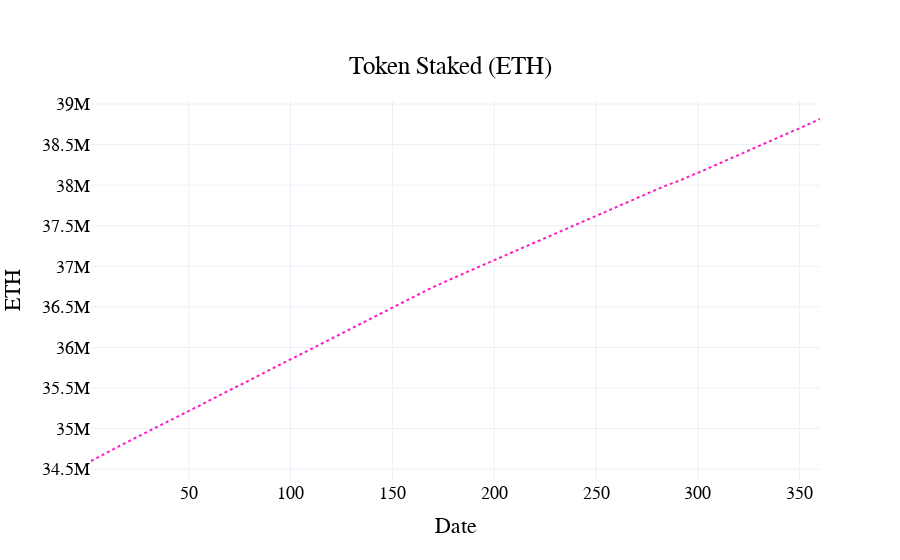

The notebook cell saved with this chart:
### Code cell
visualizations.plot_total_staked(
    df,
    scenario_names={
    0: "normal",
}
)

### Figure 1 — Plotly figure (JSON) as saved in the notebook; plotly's stock layout.template omitted (floating-point values rounded to 4 significant figures; data arrays with more than 128 entries replaced by an {"elided": "..."} marker saying what was removed)
{"data": [{"line": {"color": "#FC1CBF", "dash": "dot"}, "name": "normal", "type": "scatter", "x": {"elided": "359 int values"}, "y": {"elided": "359 float values"}}], "layout": {"font": {"color": "black", "family": "Arial", "size": 18}, "hovermode": "x unified", "legend": {"font": {"color": "black", "size": 18}, "orientation": "h", "x": 0.5, "xanchor": "center", "y": -0.4, "yanchor": "bottom"}, "paper_bgcolor": "rgba(255, 255, 255, 1)", "plot_bgcolor": "rgba(255, 255, 255, 1)", "title": {"text": "Token Staked (ETH)", "x": 0.5, "xanchor": "center", "y": 0.9, "yanchor": "top"}, "xaxis": {"title": {"text": "Date"}}, "yaxis": {"title": {"text": "ETH"}}}}
